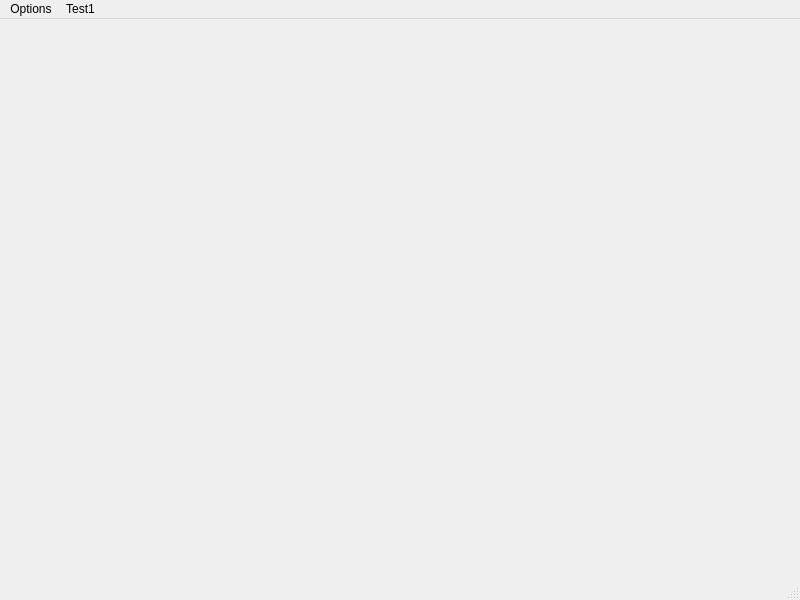
<?xml version="1.0" encoding="UTF-8"?>
<ui version="4.0">
 <class>MainWindow</class>
 <widget class="QMainWindow" name="MainWindow">
  <property name="geometry">
   <rect>
    <x>0</x>
    <y>0</y>
    <width>800</width>
    <height>600</height>
   </rect>
  </property>
  <property name="windowTitle">
   <string>MainWindow</string>
  </property>
  <widget class="QWidget" name="centralwidget"/>
  <widget class="QMenuBar" name="menubar">
   <property name="geometry">
    <rect>
     <x>0</x>
     <y>0</y>
     <width>800</width>
     <height>22</height>
    </rect>
   </property>
   <widget class="QMenu" name="menuOptions">
    <property name="title">
     <string>Options</string>
    </property>
    <addaction name="actionQuit"/>
   </widget>
   <widget class="QMenu" name="menuTest1">
    <property name="title">
     <string>Test1</string>
    </property>
    <addaction name="actionTest2"/>
   </widget>
   <addaction name="menuOptions"/>
   <addaction name="menuTest1"/>
  </widget>
  <widget class="QStatusBar" name="statusbar"/>
  <action name="actionTest2">
   <property name="text">
    <string>Test2</string>
   </property>
  </action>
  <action name="actionQuit">
   <property name="text">
    <string>Quit</string>
   </property>
  </action>
 </widget>
 <resources/>
 <connections/>
</ui>
